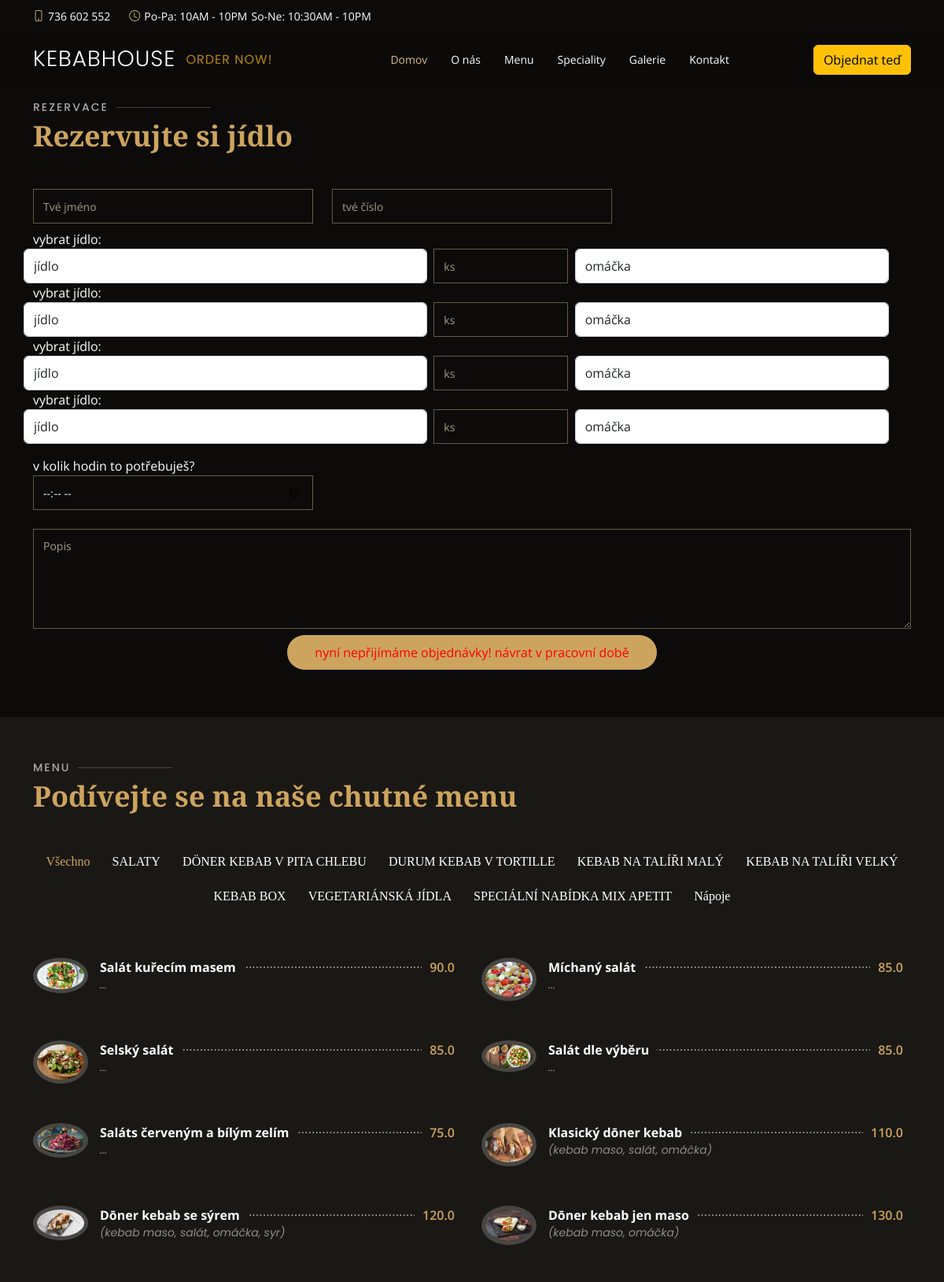
/order (upper part), run on the app's committed database.
### home/models.py (models this page shows, shortened)
class Category(models.Model):
    name = models.CharField(max_length=200)
    number = models.IntegerField(null=True)

class Product(models.Model):
    category = models.ForeignKey(Category, on_delete=models.CASCADE, null=True, blank=True)
    name = models.CharField(max_length=200)
    price = models.FloatField()
    info = models.CharField(max_length=200, null=True, blank=True)
    image = models.ImageField(null=True,blank=True)
    @property
    def imageURL(self):
        try:
            url = self.image.url
        except:
            url = ''
        return url

### home/views.py (the view)
# urls.py: path('order', views.order , name="order"),
def order(request):
    cat = Category.objects.all()
    pro = Product.objects.all()
    sos = Sauce.objects.all()
    dri = Drink.objects.all()
    return render(request, 'order.html' , {'p':pro , 'c':cat,'s':sos, 'd':dri})

### home/templates/order.html (shortened to what this page needs)
{% load static %}
<!DOCTYPE html>
<html lang="en">
<head>
  <link href="{% static '' %}assets/vendor/animate.css/animate.min.css" rel="stylesheet">
  <link href="{% static '' %}assets/vendor/aos/aos.css" rel="stylesheet">
  <link href="{% static '' %}assets/vendor/bootstrap/css/bootstrap.min.css" rel="stylesheet">
  <link href="{% static '' %}assets/vendor/bootstrap-icons/bootstrap-icons.css" rel="stylesheet">
  <link href="{% static '' %}assets/vendor/boxicons/css/boxicons.min.css" rel="stylesheet">
  <link href="{% static '' %}assets/vendor/glightbox/css/glightbox.min.css" rel="stylesheet">
  <link href="{% static '' %}assets/vendor/swiper/swiper-bundle.min.css" rel="stylesheet">
  <link href="{% static '' %}assets/css/style.css" rel="stylesheet">
</head>
<body>
  <div id="topbar" class="d-flex align-items-center fixed-top">
    <div class="container d-flex justify-content-center justify-content-md-between">
      <div class="contact-info d-flex align-items-center">
        <a href="tel:+420736602552">
        <i class="bi bi-phone d-flex align-items-center"><span> 736 602 552</span></i>
        </a>
        <i class="bi bi-clock d-flex align-items-center ms-4"><span> Po-Pa: 10AM - 10PM</span><span> So-Ne: 10:30AM - 10PM</span></i>
      </div>
    </div>
  </div>
  <header id="header" class="fixed-top d-flex align-items-cente">
    <div class="container-fluid container-xl d-flex align-items-center justify-content-lg-between">
      <h1 class="logo me-auto me-lg-0"><a href="{% url 'home' %}">KebabHouse</a><a style="color: darkgoldenrod;" class="btn" data-bs-toggle="modal" data-bs-target="#exampleModal">Order now!</a></h1>
      <nav id="navbar" class="navbar order-last order-lg-0">
        <ul>
          <li><a class="nav-link scrollto active" href="{% url 'home' %}#hero">Domov</a></li>
          <li><a class="nav-link scrollto" href="{% url 'home' %}#about">O nás</a></li>
          <li><a class="nav-link scrollto" href="{% url 'home' %}#menu">Menu</a></li>
          <li><a class="nav-link scrollto" href="{% url 'home' %}#specials">Speciality</a></li>
          <li><a class="nav-link scrollto" href="{% url 'home' %}#gallery">Galerie</a></li>
          <li><a class="nav-link scrollto" href="{% url 'home' %}#contact">Kontakt</a></li>
        </ul>
      </nav>
      <a class="btn btn-warning scrollto d-none d-lg-flex" data-bs-toggle="modal" data-bs-target="#exampleModal">Objednat teď</a>
    </div>
  </header>
  <main id="main">
    <br>
    <br>
    <br>
        <section id="book-a-table" class="book-a-table">
            <div class="container" data-aos="fade-up">
              <div class="section-title">
                <h2>Rezervace</h2>
                <p>Rezervujte si jídlo</p>
              </div>
              <form id="order-form" action="{% url 'order1' %}" method="post" role="form" class="php-email-form" data-aos="fade-up" data-aos-delay="100">
                <div class="row">
                  <div class="col-lg-4 col-md-6 form-group">
                    <input type="text" name="name" class="form-control" id="name" placeholder="Tvé jméno" data-rule="minlen:4" data-msg="Please enter at least 4 chars">
                  </div>
                  <div class="col-lg-4 col-md-6 form-group mt-3 mt-md-0">
                    <input type="text" class="form-control" name="phone" id="phone" placeholder="tvé číslo" data-rule="minlen:4" data-msg="Please enter at least 4 chars">
                  </div>
                  <label for="item1">vybrat jídlo:</label>
                    <select class="form-control " style="width: 45%;" name="item1">
                      <option value="">jídlo</option>
                    </select> &nbsp;&nbsp;
                    <input type="number" class="form-control" style="width: 15%; float: right;" name="q1" id="q1" placeholder="ks"  data-msg="zadejte množství">
                    <select class="form-control " style="width: 35% ; float: right;" name="sos1">
                      <option value="">omáčka</option>
                    </select>
                    <label for="item2">vybrat jídlo:</label>
                    <select class="form-control " style="width: 45%;" name="item2">
                      <option value="">jídlo</option>
                    </select> &nbsp;&nbsp;
                    <input type="number" class="form-control" style="width: 15%; float: right;" name="q2" id="q2" placeholder="ks"  data-msg="zadejte množství">
                    <select class="form-control " style="width: 35% ; float: right;" name="sos2">
                      <option value="">omáčka</option>
                    </select>
                    <label for="item3">vybrat jídlo:</label>
                    <select class="form-control " style="width: 45%;" name="item3">
                      <option value="">jídlo</option>
                    </select> &nbsp;&nbsp;
                    <input type="number" class="form-control" style="width: 15%; float: right;" name="q3" id="q3" placeholder="ks"  data-msg="zadejte množství">
                    <select class="form-control " style="width: 35% ; float: right;" name="sos3">
                      <option value="">omáčka</option>
                    </select>
                    <label for="item4">vybrat jídlo:</label>
                    <select class="form-control " style="width: 45%;" name="item4">
                      <option value="">jídlo</option>
                    </select> &nbsp;&nbsp;
                    <input type="number" class="form-control" style="width: 15%; float: right;" name="q4" id="q4" placeholder="ks"  data-msg="zadejte množství">
                    <select class="form-control " style="width: 35% ; float: right;" name="sos4">
                      <option value="">omáčka</option>
                    </select>
                  <div class="col-lg-4 col-md-6 form-group mt-3">
                    <label for="time">v kolik hodin to potřebuješ?</label>
                    <input type="time" name="date_needed" class="form-control" id="date-needed" placeholder="" data-rule="minlen:4" data-msg="Please enter at least 4 chars">
                  </div>
                </div>
                <div class="form-group mt-3">
                  <textarea class="form-control" name="msg" rows="5" placeholder="Popis"></textarea>
                </div>
                <div class="text-center"><button type="submit" id="disable">Odeslat objednávku</button></div>
              </form>
            </div>
          </section>
    <section id="menu" class="menu section-bg">
      <div class="container" data-aos="fade-up">
        <div class="section-title">
          <h2>Menu</h2>
          <p>Podívejte se na naše chutné menu</p>
        </div>
        <div class="row" data-aos="fade-up" data-aos-delay="100">
          <div class="col-lg-12 d-flex justify-content-center">
            <ul id="menu-flters">
              <li data-filter="*" class="filter-active">Všechno</li>
              {% for a in c %}
              <li data-filter=".filter-{{a.number}}">{{a.name}}</li>
              {% endfor %}
            </ul>
          </div>
        </div>
        <div class="row menu-container" data-aos="fade-up" data-aos-delay="200">
          {% for a in p %}
          <div class="col-lg-6 menu-item filter-{{a.category.number}}">
            <img src="{{a.imageURL}}" class="menu-img" alt="">
            <div class="menu-content">
              <a href="#">{{a.name}}</a><span>{{a.price}}</span>
            </div>
            <div class="menu-ingredients">
              {{a.info}}
            </div>
          </div>
          {% endfor %}
        </div>
      </div>
    </section>
  </main>
</body>
</html>

### home/static/assets/css/style.css (style rules this page uses)
body { font-family: "Open Sans", sans-serif; background: #0c0b09; color: #fff; }
a { color: #cda45e; text-decoration: none; }
h1, h2, h3, h4, h5, h6 { font-family: "Playfair Display", serif; }
#topbar { height: 40px; font-size: 14px; transition: all 0.5s; z-index: 996; }
#topbar .contact-info i { font-style: normal; color: #d9ba85; }
#topbar .contact-info i span { padding-left: 5px; color: #fff; }
#header { background: rgba(12, 11, 9, 0.6); border-bottom: 1px solid rgba(12, 11, 9, 0.6); transition: all 0.5s; z-index: 997; padding: 15px 0; top: 40px; }
#header .logo { font-size: 28px; margin: 0; padding: 0; line-height: 1; font-weight: 300; letter-spacing: 1px; text-transform: uppercase; font-family: "Poppins", sans-serif; }
#header .logo a { color: #fff; }
.navbar { padding: 0; }
.navbar ul { margin: 0; padding: 0; display: flex; list-style: none; align-items: center; }
.navbar li { position: relative; }
.navbar a, .navbar a:focus { display: flex; align-items: center; justify-content: space-between; padding: 10px 0 10px 30px; color: #fff; white-space: nowrap; transition: 0.3s; font-size: 14px; }
.navbar a:hover, .navbar .active, .navbar .active:focus, .navbar li:hover>a { color: #d9ba85; }
section { padding: 60px 0; overflow: hidden; }
.section-bg { background-color: #1a1814; }
.section-title { padding-bottom: 40px; }
.section-title h2 { font-size: 14px; font-weight: 500; padding: 0; line-height: 1px; margin: 0 0 5px 0; letter-spacing: 2px; text-transform: uppercase; color: #aaaaaa; font-family: "Poppins", sans-serif; }
.section-title h2::after { content: ""; width: 120px; height: 1px; display: inline-block; background: rgba(255, 255, 255, 0.2); margin: 4px 10px; }
.section-title p { margin: 0; margin: 0; font-size: 36px; font-weight: 700; font-family: "Playfair Display", serif; color: #cda45e; }
.menu #menu-flters { padding: 0; margin: 0 auto 0 auto; list-style: none; text-align: center; border-radius: 50px; }
.menu #menu-flters li { cursor: pointer; display: inline-block; padding: 8px 12px 10px 12px; font-size: 16px; font-weight: 500; line-height: 1; color: #fff; margin-bottom: 10px; transition: all ease-in-out 0.3s; border-radius: 50px; font-family: "Playfair Display", serif; }
.menu #menu-flters li:hover, .menu #menu-flters li.filter-active { color: #cda45e; }
.menu #menu-flters li:last-child { margin-right: 0; }
.menu .menu-item { margin-top: 50px; }
.menu .menu-img { width: 70px; border-radius: 50%; float: left; border: 5px solid rgba(255, 255, 255, 0.2); }
.menu .menu-content { margin-left: 85px; overflow: hidden; display: flex; justify-content: space-between; position: relative; }
.menu .menu-content::after { content: "......................................................................""....................................................................""...................................................................."; position: absolute; left: 20px; right: 0; top: -4px; z-index: 1; color: #bab3a6; font-family: Arial, "Helvetica Neue", Helvetica, sans-serif; }
.menu .menu-content a { padding-right: 10px; background: #1a1814; position: relative; z-index: 3; font-weight: 700; color: white; transition: 0.3s; }
.menu .menu-content span { background: #1a1814; position: relative; z-index: 3; padding: 0 10px; font-weight: 600; color: #cda45e; }
.menu .menu-ingredients { margin-left: 85px; font-style: italic; font-size: 14px; font-family: "Poppins", sans-serif; color: rgba(255, 255, 255, 0.5); }
.book-a-table .php-email-form { width: 100%; }
.book-a-table .php-email-form .form-group { padding-bottom: 8px; }
.book-a-table .php-email-form input, .book-a-table .php-email-form textarea { border-radius: 0; box-shadow: none; font-size: 14px; background: #0c0b09; border-color: #625b4b; color: white; }
.book-a-table .php-email-form input::placeholder, .book-a-table .php-email-form textarea::placeholder { color: #a49b89; }
.book-a-table .php-email-form input { height: 44px; }
.book-a-table .php-email-form textarea { padding: 10px 12px; }
.book-a-table .php-email-form button[type=submit] { background: #cda45e; border: 0; padding: 10px 35px; color: #fff; transition: 0.4s; border-radius: 50px; }

### data on the page
Category: name "SALATY"
Category: name "DÖNER KEBAB V PITA CHLEBU"
Category: name "DURUM KEBAB V TORTILLE"
Category: name "KEBAB NA TALÍŘI MALÝ"
Category: name "KEBAB NA TALÍŘI VELKÝ"
Category: name "KEBAB BOX"
Category: name "VEGETARIÁNSKÁ JÍDLA"
Category: name "SPECIÁLNÍ NABÍDKA MIX APETIT"
Category: name "Nápoje"
Product: imageURL (picture), name "Salát kuřecím masem", price "90.0", info "..."
Product: imageURL (picture), name "Míchaný salát", price "85.0", info "..."
Product: imageURL (picture), name "Selský salát", price "85.0", info "..."
Product: imageURL (picture), name "Salát dle výběru", price "85.0", info "..."
Product: imageURL (picture), name "Saláts červeným a bílým zelím", price "75.0", info "..."
Product: imageURL (picture), name "Klasický dōner kebab", price "110.0", info "(kebab maso, salát, omáčka)"
Product: imageURL (picture), name "Dōner kebab se sýrem", price "120.0", info "(kebab maso, salát, omáčka, syr)"
Product: imageURL (picture), name "Dōner kebab jen maso", price "130.0", info "(kebab maso, omáčka)"
